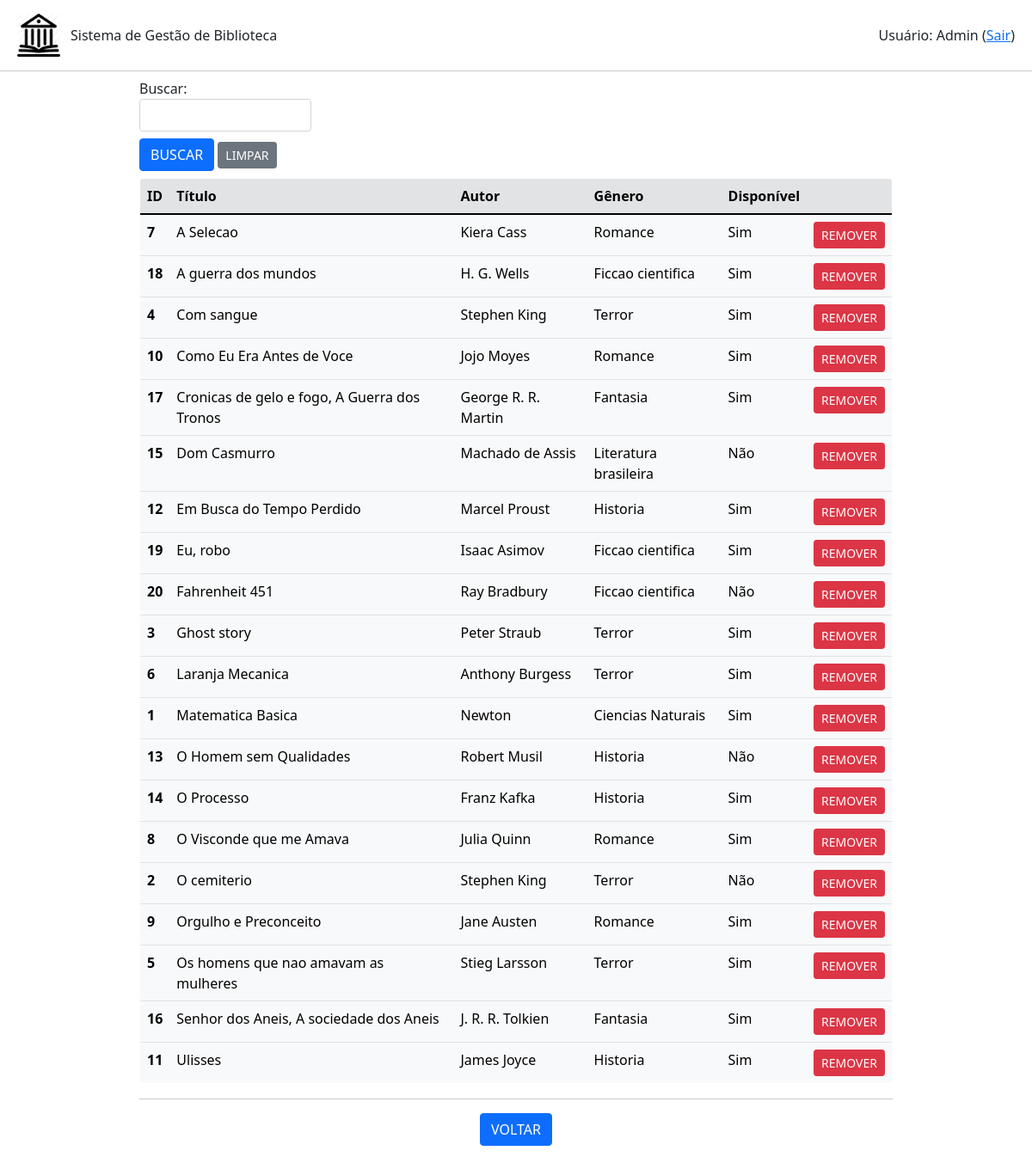
Screenshot of /livro/listar (signed in) with the database file from the repository.
### livro.py (models this page shows, shortened)
class Livro(db.Model):
    id = db.Column(db.Integer, primary_key=True)
    titulo = db.Column(db.String(200), unique=False, nullable=False)
    autor = db.Column(db.String(80), unique=False, nullable=False)
    genero = db.Column(db.String(120), unique=False, nullable=False)
    disponivel = db.Column(db.Boolean, default=True)
    emprestimo = db.relationship('Emprestimo', backref='livro', lazy=True)

### app.py (the view, shortened to what this page needs)
@app.route('/livro/listar', methods=['POST','GET'])
def listar_livros():
    if session.get('autenticado',False)==False:
        flash(u'Login necessário!', category='warning')
        return(redirect(url_for('login')))
    form = BuscaForm()
    livros = Livro.query.order_by(Livro.titulo).all()
    return(render_template('livros.html', livros=livros, form=form, action=url_for('listar_livros')))

### formBusca.py
class BuscaForm(FlaskForm):
    campo = StringField('Buscar: ', validators=[DataRequired()])
    enviar = SubmitField('BUSCAR')

### templates/livros.html (shortened to what this page needs)
{% extends "base.html" %}
{% block conteudo %}
<div class="container-fluid mx-auto mb-1" style="width: 75%; max-height: 100vh;">
    {% from 'bootstrap/form.html' import render_field %}
    <form method="post">
        <div class="mt-2" style="width: 200px;">
            {{ render_field(form.campo) }}
        </div>
        <div class="mt-2 mb-2">
            {{ render_field(form.enviar, button_style="primary", button_size="sm") }}
            <a class="btn btn-secondary btn-sm" href="{{url_for('listar_livros')}}" role="button">LIMPAR</a>
        </div>
    </form>
    <div style="max-height: 60vh; overflow-y: auto;">
        <table class=" table table-light border rounded-3" style="overflow: hidden;">
            <thead>
            <tr class="table-secondary">
                <th scope="col">ID</th>
                <th scope="col">Título</th>
                <th scope="col">Autor</th>
                <th scope="col">Gênero</th>
                <th scope="col">Disponível</th>
                <th scope="col"></th>
            </tr>
            </thead>
            <tbody>
                {% for livro in livros %}
                    <tr>
                        <th scope="row">{{livro.id}}</th>
                        <td>{{livro.titulo}}</td>
                        <td>{{livro.autor}}</td>
                        <td>{{livro.genero}}</td>
                        {% if livro.disponivel == True %}
                            <td>Sim</td>
                        {% else %}
                            <td>Não</td>
                        {% endif %}
                        <td class="text-center"><a class="btn btn-danger btn-sm" href="{{url_for('remover_livro', id_livro=livro.id)}}" role="button">REMOVER</a></td>
                    </tr>
                {% endfor %}
            </tbody>
        </table>
    </div>
    <hr>
    <div class="row text-center">
        <div class="col mr-1">
            <a class="btn btn-primary" href="{{url_for('root')}}" role="button">VOLTAR</a>
        </div>
    </div>
</div>
{% endblock %}

### templates/base.html (shortened to what this page needs)
<!DOCTYPE html>
<html>
    <head>
      <link href="https://cdn.jsdelivr.net/npm/bootstrap@5.1.3/dist/css/bootstrap.min.css" rel="stylesheet">
    </head>
  <body>
    <div class="row mx-0 mb-3 mt-3">
      <div class="col-md-auto ms-2 my-auto" style="width: 62px;">
          <img src="{{url_for('static', filename='Biblioteca_icon.png')}}" style="width: 50px; height: 50px;">
      </div>
      <div class="col my-auto" style="height: 100%;">
        Sistema de Gestão de Biblioteca
      </div>
      <div class="col text-end me-2 my-auto" style="height: 100%;">
        {% if session.get('autenticado',False)==False %}
          <a class="btn btn-primary" href="{{url_for('login')}}" role="button">Entrar</a>
        {% else %}
          Usuário: {{session.get('nome')}}
          (<a href="{{url_for('logout')}}">Sair</a>)
        {% endif %}
      </div>
    </div>
    <hr class="my-0">
    {% block conteudo %}
    {% endblock %}
  </body>
</html>

### rows the page displays
Livro: id "7", titulo "A Selecao", autor "Kiera Cass", genero "Romance", disponivel "Sim"
Livro: id "18", titulo "A guerra dos mundos", autor "H. G. Wells", genero "Ficcao cientifica", disponivel "Sim"
Livro: id "4", titulo "Com sangue", autor "Stephen King", genero "Terror", disponivel "Sim"
Livro: id "10", titulo "Como Eu Era Antes de Voce", autor "Jojo Moyes", genero "Romance", disponivel "Sim"
Livro: id "17", titulo "Cronicas de gelo e fogo, A Guerra dos Tronos", autor "George R. R. Martin", genero "Fantasia", disponivel "Sim"
Livro: id "15", titulo "Dom Casmurro", autor "Machado de Assis", genero "Literatura brasileira", disponivel "Não"
Livro: id "12", titulo "Em Busca do Tempo Perdido", autor "Marcel Proust", genero "Historia", disponivel "Sim"
Livro: id "19", titulo "Eu, robo", autor "Isaac Asimov", genero "Ficcao cientifica", disponivel "Sim"
Livro: id "20", titulo "Fahrenheit 451", autor "Ray Bradbury", genero "Ficcao cientifica", disponivel "Não"
Livro: id "3", titulo "Ghost story", autor "Peter Straub", genero "Terror", disponivel "Sim"
Livro: id "6", titulo "Laranja Mecanica", autor "Anthony Burgess", genero "Terror", disponivel "Sim"
Livro: id "1", titulo "Matematica Basica", autor "Newton", genero "Ciencias Naturais", disponivel "Sim"
Livro: id "13", titulo "O Homem sem Qualidades", autor "Robert Musil", genero "Historia", disponivel "Não"
Livro: id "14", titulo "O Processo", autor "Franz Kafka", genero "Historia", disponivel "Sim"
Livro: id "8", titulo "O Visconde que me Amava", autor "Julia Quinn", genero "Romance", disponivel "Sim"
Livro: id "2", titulo "O cemiterio", autor "Stephen King", genero "Terror", disponivel "Não"
Livro: id "9", titulo "Orgulho e Preconceito", autor "Jane Austen", genero "Romance", disponivel "Sim"
Livro: id "5", titulo "Os homens que nao amavam as mulheres", autor "Stieg Larsson", genero "Terror", disponivel "Sim"
Livro: id "16", titulo "Senhor dos Aneis, A sociedade dos Aneis", autor "J. R. R. Tolkien", genero "Fantasia", disponivel "Sim"
Livro: id "11", titulo "Ulisses", autor "James Joyce", genero "Historia", disponivel "Sim"

### other values shown
{{ session.get('nome') }} "Admin"
